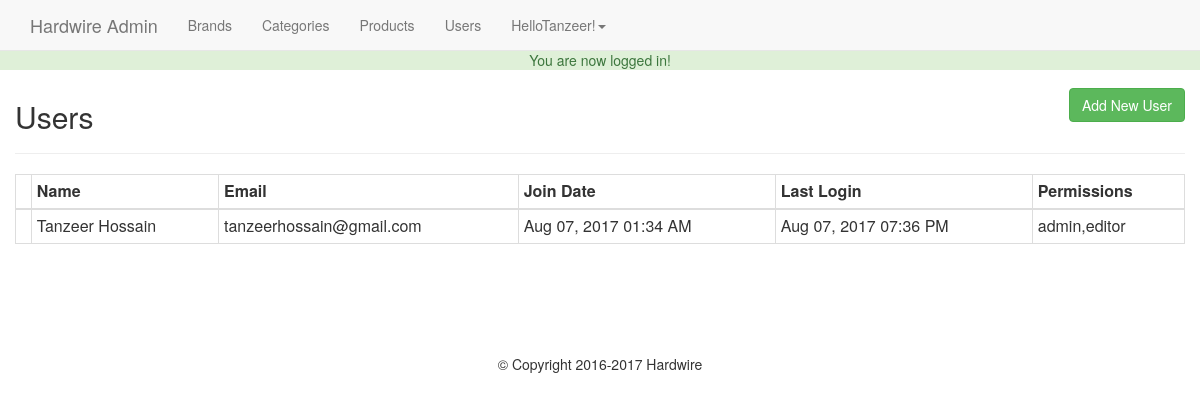
The page /admin/users.php (signed in) on the database its author committed.
### tables this page shows
CREATE TABLE `users` (
  `id` int(11) NOT NULL,
  `full_name` varchar(255) NOT NULL,
  `email` varchar(175) NOT NULL,
  `password` varchar(255) NOT NULL,
  `join_date` datetime NOT NULL DEFAULT CURRENT_TIMESTAMP,
  `last_login` datetime NOT NULL,
  `permissions` varchar(255) NOT NULL
);

### helpers/helpers.php (called while the page is built, shortened)
<?php
function pretty_date($date){
	return date("M d, Y h:i A",strtotime($date));
}

### admin/users.php (the view, shortened to what this page needs)
<?php
	require_once '../core/init.php';
	include 'includes/head.php';
	include 'includes/navigation.php';
	if (isset($_GET['add'])) {
		$name = ((isset($_POST['name']))?sanitize($_POST['name']):'');
		$email = ((isset($_POST['email']))?sanitize($_POST['email']):'');
		$password = ((isset($_POST['password']))?sanitize($_POST['password']):'');
		$confirm = ((isset($_POST['confirm']))?sanitize($_POST['confirm']):'');
		$permissions = ((isset($_POST['permissions']))?sanitize($_POST['permissions']):'');
		$errors = array();
		if ($_POST) {
			$emailQuery = $db->query("SELECT * FROM users WHERE email='$email'");
			$emailCount = mysqli_num_rows($emailQuery);
			if ($emailCount != 0) {
				$errors[] = 'That email already exists in our database.';
			}
			$required = array ('name','email','password','confirm','permissions');
			foreach($required as $f){
				if (empty($_POST[$f])) {
					$errors[] = 'You must fill out all fields';
					break;
				}
			}
			if (strlen($password)<6) {
				$errors[] = 'Your password must be atleast 6 characters';
			}
			if ($password != $confirm) {
				$errors[] = 'Your passwords do not match!!';
			}
			if (!filter_var($email,FILTER_VALIDATE_EMAIL)) {
				$errors[] = 'You must enter a valid email.';
			}
			if (!empty($errors)) {
				echo display_errors($errors);
			}else{
				$hashed = password_hash($password,PASSWORD_DEFAULT);
				$db->query("INSERT INTO users (`full_name`,`email`,`password`,`permissions`) VALUES('$name','$email','$hashed','$permissions')");
				$_SESSION['success_flash'] = 'User has been added!';
				header('Location: users.php');
			}
		}
		?>
		<h2 class="text-center">Add A New User</h2><hr>
		<form action="users.php?add=1" method="post">
			<div class="form-group col-md-6">
				<label for="name">Full Name:</label>
				<input type="text" name="name" id="name" class="form-control" value="<?=$name;?>">
			</div>
				<div class="form-group col-md-6">
				<label for="email">Email:</label>
				<input type="text" name="email" id="email" class="form-control" value="<?=$email;?>">
			</div>
				<div class="form-group col-md-6">
				<label for="password">Password:</label>
				<input type="password" name="password" id="password" class="form-control" value="<?=$password;?>">
			</div>
				<div class="form-group col-md-6">
				<label for="confirm">Confirm Password:</label>
				<input type="password" name="confirm" id="confirm" class="form-control" value="<?=$confirm;?>">
			</div>
				<div class="form-group col-md-6">
				<label for="permissions">Permissions:</label>
				<select class="form-control" name="permissions">
					<option value=""><?=(($permissions == '')?' selected':'');?></option>
					<option value="editor"><?=(($permissions == 'editor')?' selected':'');?>Editor</option>
					<option value="admin,editor"><?=(($permissions == 'admin,editor')?' selected':'');?>Admin</option>
				</select>
			</div>
			<div class="form-group col-md-6 text-right" style="margin-top: 25px;">
				<a href="users.php" class="btn btn-default">Cancel</a>
				<input type="submit" value="Add User" class="btn btn-primary">
			</div>
		</form>
		<?php
	}else{
	$userQuery = $db->query("SELECT * FROM users ORDER BY full_name");
?>
<h2>Users</h2>
<a href="users.php?add=1" class="btn btn-success pull-right" id="add-product-btn">Add New User</a>
<hr>
<table class="table table-bordered tablle-stripped table-condensed">
	<thead><th></th><th>Name</th><th>Email</th><th>Join Date</th><th>Last Login</th><th>Permissions</th></thead>
	<tbody>
	<?php while($user=mysqli_fetch_assoc($userQuery)): ?>
		<tr>
			<td>
			</td>
			<td><?=$user['full_name'];?></td>
			<td><?=$user['email'];?></td>
			<td><?=pretty_date($user['join_date']);?></td>
			<td><?=(($user['last_login']== '0000-00-00 00:00:00')?'Never':pretty_date($user['last_login']));?></td>
			<td><?=$user['permissions'];?></td>
		</tr>
	<?php endwhile; ?>
	</tbody>
</table>
<?php } include 'includes/footer.php';?>

### css/main.css (style rules this page uses)
body { padding-top: 50px; }
#add-product-btn { margin-top: -55px; }

### rows shown on the page
users: full_name "Tanzeer Hossain", email "tanzeerhossain@gmail.com", join_date "Aug 07, 2017 01:34 AM", last_login "Aug 07, 2017 07:36 PM", permissions "admin,editor"

### other values the page prints
$_SESSION['success_flash'] "You are now logged in!"
$user_data['first'] "Tanzeer"
